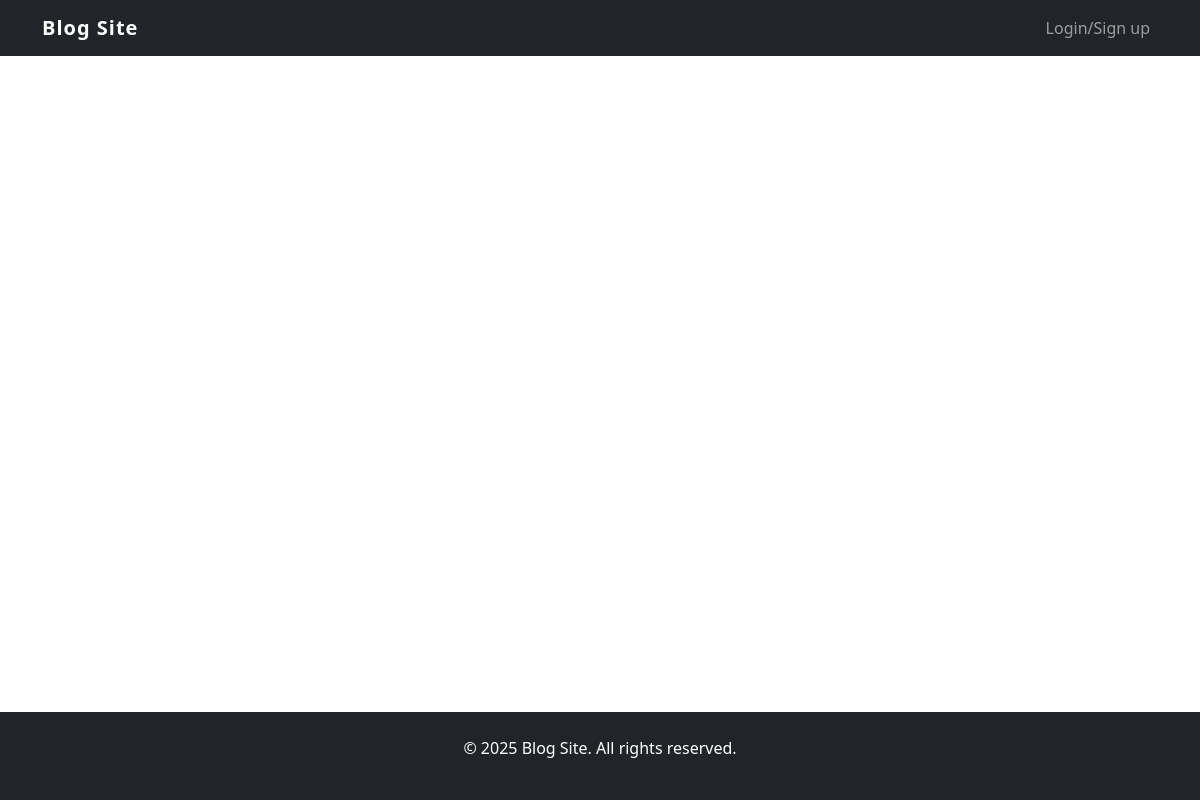
Before: / with the older database file.
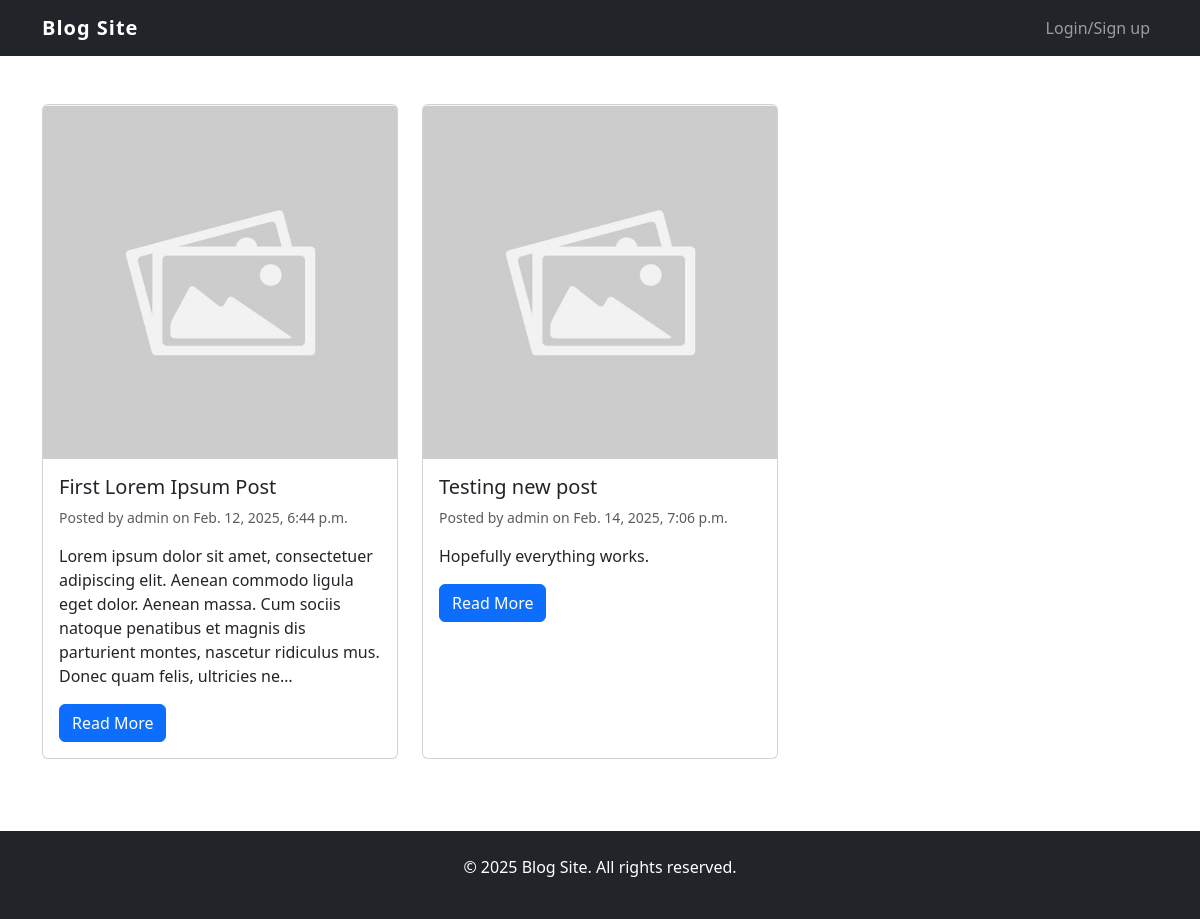
After: the same page with the newer database file.
### blog/models.py (models this page shows, shortened)
class BlogPost(models.Model):
    user = models.ForeignKey(User, on_delete=models.CASCADE, null=True)
    image_name = models.CharField(max_length=255)
    title = models.CharField(max_length=255, null=True)
    text = models.TextField(max_length=65535)
    dateCreated = models.DateTimeField(default=timezone.now)
    dateUpdated = models.DateTimeField(default=timezone.now)

### blog/views.py (the view)
# urls.py: path('', views.index, name='index'),
def index(request):
    posts = BlogPost.objects.all()
    return render(request, "index.html", {"posts": posts})

### templates/index.html (shortened to what this page needs)
{% extends "base.html" %}
{% block content %}
{% load static %}
    <div class="row">
        {% for post in posts %}
            <div class="col-md-4 mb-4">
                <div class="card h-100">
                    <a href="post/{{post.id}}"> <img src="{% static 'images/'|add:post.image_name %}" class="card-img-top" alt="Blog post image"></a>
                    <div class="card-body">
                        <h5 class="card-title">{{post.title}}</h5>
                        <p class="card-text text-muted small">
                            Posted by {{post.user.username}} on {{post.dateCreated}}
                        </p>
                        <p class="card-text">
                            {{post.text|truncatechars:223}}
                        </p>
                        <a href="post/{{post.id}}" class="btn btn-primary">Read More</a>
                    </div>
                </div>
            </div>
        {% endfor %}
    </div>
{% endblock %}

### templates/base.html (shortened to what this page needs)
{% load static %}
<!DOCTYPE html>
<html lang="en">
<head>
    <link href="https://cdn.jsdelivr.net/npm/bootstrap@5.3.0/dist/css/bootstrap.min.css" rel="stylesheet">
    <link href="{% static 'css/blog.css' %}" rel="stylesheet">
</head>
<body>
    <nav class="navbar navbar-expand-lg navbar-dark bg-dark">
        <div class="container">
            <a class="navbar-brand" href="/">Blog Site</a>
            <div class="collapse navbar-collapse" id="navbarNav">
                <ul class="navbar-nav ms-auto">
                    {% if user.is_authenticated %}
                    <li class="nav-item">
                        <a class="nav-link btn btn-primary" href="{% url 'logout' %}">Log out</a>
                    </li>
                    {% else %}
                    <li class="nav-item">
                        <a class="nav-link btn btn-primary" href="{% url 'login' %}">Login/Sign up</a>
                    </li>
                    {% endif %}
                </ul>
            </div>
        </div>
    </nav>
    <main class="container my-5">
        {% block content %}
        {% endblock %}
    </main>
    <footer class="bg-dark text-white py-4">
        <div class="container text-center">
            <p>&copy; 2025 Blog Site. All rights reserved.</p>
        </div>
    </footer>
</body>
</html>

### static/css/blog.css (style rules this page uses)
.navbar-brand { font-weight: bold; letter-spacing: 1px; }
footer { margin-top: auto; padding: 1rem 0; }
body { display: flex; flex-direction: column; min-height: 100vh; }
main { flex: 1; }

Changed rows visible on the page:
added BlogPost: image_name (placeholder picture), title "First Lorem Ipsum Post", user.username "admin", dateCreated "Feb. 12, 2025, 6:44 p.m.", text "Lorem ipsum dolor sit amet, consectetuer adipiscing elit. Aenean commodo ligula eget dolor. Aenean massa. Cum sociis natoque penatibus et magnis dis parturient montes, nascetur ridiculus mus. Donec quam felis, ultricies ne…"
added BlogPost: image_name (placeholder picture), title "Testing new post", user.username "admin", dateCreated "Feb. 14, 2025, 7:06 p.m.", text "Hopefully everything works."
